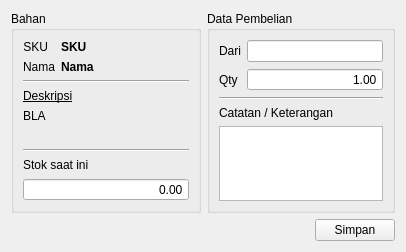
<?xml version="1.0" encoding="UTF-8"?>
<ui version="4.0">
 <class>StockRefillDialog</class>
 <widget class="QDialog" name="StockRefillDialog">
  <property name="geometry">
   <rect>
    <x>0</x>
    <y>0</y>
    <width>406</width>
    <height>252</height>
   </rect>
  </property>
  <property name="windowTitle">
   <string>Isi Stok</string>
  </property>
  <layout class="QVBoxLayout" name="verticalLayout_3">
   <item>
    <layout class="QHBoxLayout" name="horizontalLayout">
     <item>
      <widget class="QGroupBox" name="group1">
       <property name="minimumSize">
        <size>
         <width>190</width>
         <height>0</height>
        </size>
       </property>
       <property name="title">
        <string>Bahan</string>
       </property>
       <layout class="QVBoxLayout" name="verticalLayout_5">
        <item>
         <layout class="QGridLayout" name="gridLayout" columnstretch="0,1">
          <item row="1" column="0" alignment="Qt::AlignmentFlag::AlignLeft">
           <widget class="QLabel" name="label_2">
            <property name="text">
             <string>Nama</string>
            </property>
            <property name="alignment">
             <set>Qt::AlignmentFlag::AlignRight|Qt::AlignmentFlag::AlignTrailing|Qt::AlignmentFlag::AlignVCenter</set>
            </property>
           </widget>
          </item>
          <item row="0" column="1">
           <widget class="QLabel" name="labelSku">
            <property name="font">
             <font>
              <bold>true</bold>
             </font>
            </property>
            <property name="text">
             <string>SKU</string>
            </property>
           </widget>
          </item>
          <item row="1" column="1">
           <widget class="QLabel" name="labelNama">
            <property name="font">
             <font>
              <bold>true</bold>
             </font>
            </property>
            <property name="text">
             <string>Nama</string>
            </property>
           </widget>
          </item>
          <item row="0" column="0" alignment="Qt::AlignmentFlag::AlignLeft">
           <widget class="QLabel" name="label">
            <property name="text">
             <string>SKU</string>
            </property>
            <property name="alignment">
             <set>Qt::AlignmentFlag::AlignRight|Qt::AlignmentFlag::AlignTrailing|Qt::AlignmentFlag::AlignVCenter</set>
            </property>
           </widget>
          </item>
         </layout>
        </item>
        <item>
         <widget class="Line" name="line">
          <property name="orientation">
           <enum>Qt::Orientation::Horizontal</enum>
          </property>
         </widget>
        </item>
        <item>
         <layout class="QVBoxLayout" name="verticalLayout_8" stretch="0,1">
          <item>
           <widget class="QLabel" name="label_4">
            <property name="font">
             <font>
              <underline>true</underline>
             </font>
            </property>
            <property name="text">
             <string>Deskripsi</string>
            </property>
           </widget>
          </item>
          <item alignment="Qt::AlignmentFlag::AlignTop">
           <widget class="QLabel" name="labelDeskripsi">
            <property name="text">
             <string>BLA</string>
            </property>
            <property name="wordWrap">
             <bool>true</bool>
            </property>
           </widget>
          </item>
         </layout>
        </item>
        <item>
         <widget class="Line" name="line_3">
          <property name="orientation">
           <enum>Qt::Orientation::Horizontal</enum>
          </property>
         </widget>
        </item>
        <item>
         <layout class="QVBoxLayout" name="verticalLayout">
          <item>
           <widget class="QLabel" name="label_3">
            <property name="text">
             <string>Stok saat ini</string>
            </property>
           </widget>
          </item>
          <item>
           <widget class="QDoubleSpinBox" name="dataSpinBox">
            <property name="alignment">
             <set>Qt::AlignmentFlag::AlignRight|Qt::AlignmentFlag::AlignTrailing|Qt::AlignmentFlag::AlignVCenter</set>
            </property>
            <property name="readOnly">
             <bool>true</bool>
            </property>
            <property name="buttonSymbols">
             <enum>QAbstractSpinBox::ButtonSymbols::NoButtons</enum>
            </property>
            <property name="minimum">
             <double>-10000.000000000000000</double>
            </property>
            <property name="maximum">
             <double>10000.000000000000000</double>
            </property>
           </widget>
          </item>
         </layout>
        </item>
       </layout>
      </widget>
     </item>
     <item>
      <widget class="QGroupBox" name="group2">
       <property name="maximumSize">
        <size>
         <width>190</width>
         <height>16777215</height>
        </size>
       </property>
       <property name="title">
        <string>Data Pembelian</string>
       </property>
       <layout class="QVBoxLayout" name="verticalLayout_7">
        <item>
         <layout class="QFormLayout" name="formLayout">
          <item row="0" column="0">
           <widget class="QLabel" name="label_10">
            <property name="text">
             <string>Dari</string>
            </property>
           </widget>
          </item>
          <item row="0" column="1">
           <widget class="QLineEdit" name="buyFromLineEdit"/>
          </item>
          <item row="1" column="0">
           <widget class="QLabel" name="label_11">
            <property name="text">
             <string>Qty</string>
            </property>
           </widget>
          </item>
          <item row="1" column="1">
           <widget class="QDoubleSpinBox" name="qtySpinBox">
            <property name="alignment">
             <set>Qt::AlignmentFlag::AlignRight|Qt::AlignmentFlag::AlignTrailing|Qt::AlignmentFlag::AlignVCenter</set>
            </property>
            <property name="readOnly">
             <bool>false</bool>
            </property>
            <property name="buttonSymbols">
             <enum>QAbstractSpinBox::ButtonSymbols::NoButtons</enum>
            </property>
            <property name="minimum">
             <double>1.000000000000000</double>
            </property>
            <property name="maximum">
             <double>10000.000000000000000</double>
            </property>
           </widget>
          </item>
         </layout>
        </item>
        <item>
         <widget class="Line" name="line_4">
          <property name="orientation">
           <enum>Qt::Orientation::Horizontal</enum>
          </property>
         </widget>
        </item>
        <item>
         <layout class="QVBoxLayout" name="verticalLayout_4">
          <item>
           <widget class="QLabel" name="label_8">
            <property name="text">
             <string>Catatan / Keterangan</string>
            </property>
           </widget>
          </item>
          <item>
           <widget class="QPlainTextEdit" name="notesEdit">
            <property name="tabChangesFocus">
             <bool>true</bool>
            </property>
           </widget>
          </item>
         </layout>
        </item>
       </layout>
      </widget>
     </item>
    </layout>
   </item>
   <item>
    <layout class="QHBoxLayout" name="horizontalLayout_2">
     <item>
      <spacer name="horizontalSpacer">
       <property name="orientation">
        <enum>Qt::Orientation::Horizontal</enum>
       </property>
       <property name="sizeHint" stdset="0">
        <size>
         <width>40</width>
         <height>20</height>
        </size>
       </property>
      </spacer>
     </item>
     <item>
      <widget class="QPushButton" name="simpanButton">
       <property name="text">
        <string>Simpan</string>
       </property>
       <property name="autoDefault">
        <bool>false</bool>
       </property>
      </widget>
     </item>
    </layout>
   </item>
  </layout>
 </widget>
 <tabstops>
  <tabstop>buyFromLineEdit</tabstop>
  <tabstop>qtySpinBox</tabstop>
  <tabstop>notesEdit</tabstop>
  <tabstop>simpanButton</tabstop>
  <tabstop>dataSpinBox</tabstop>
 </tabstops>
 <resources/>
 <connections/>
</ui>
